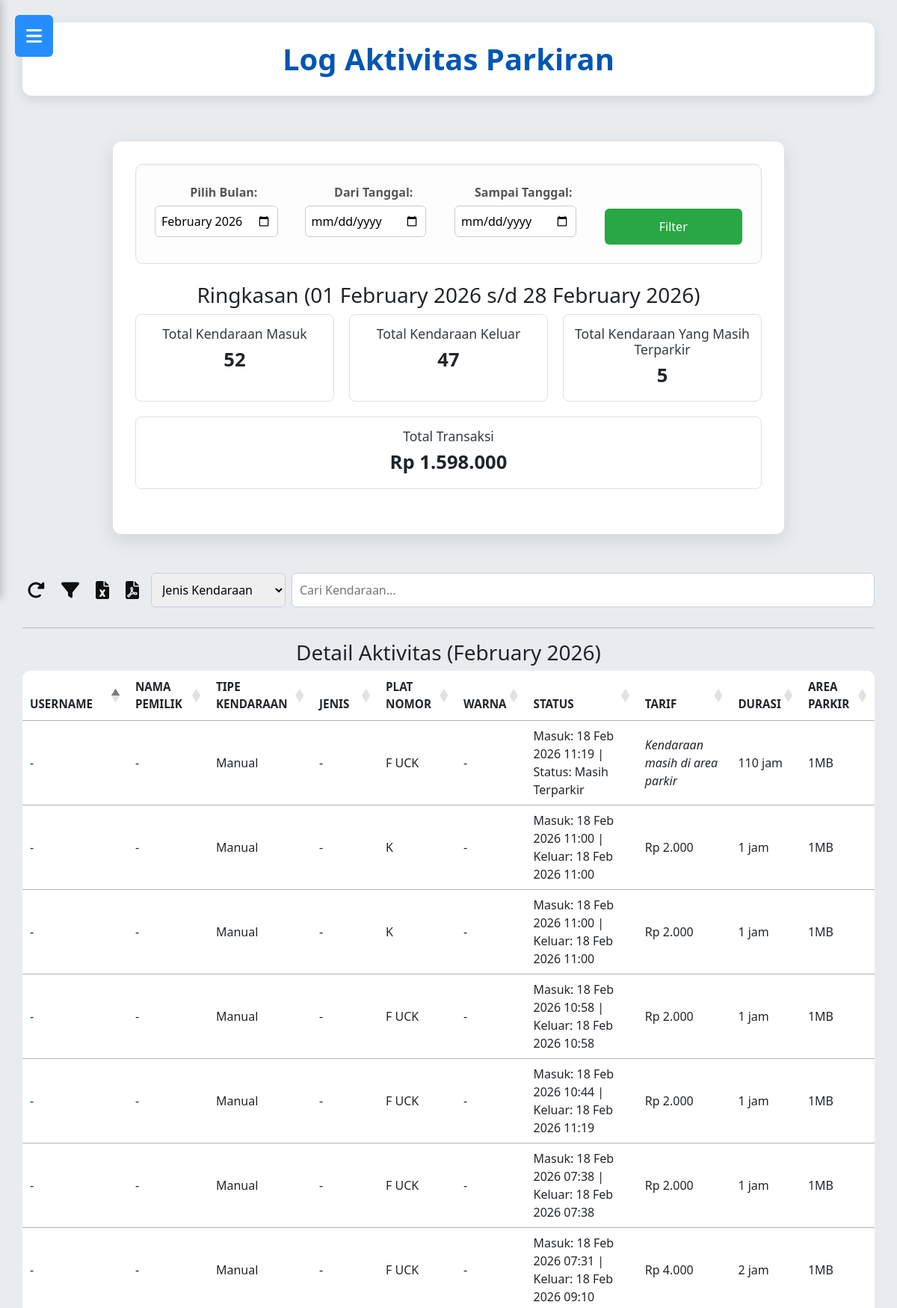
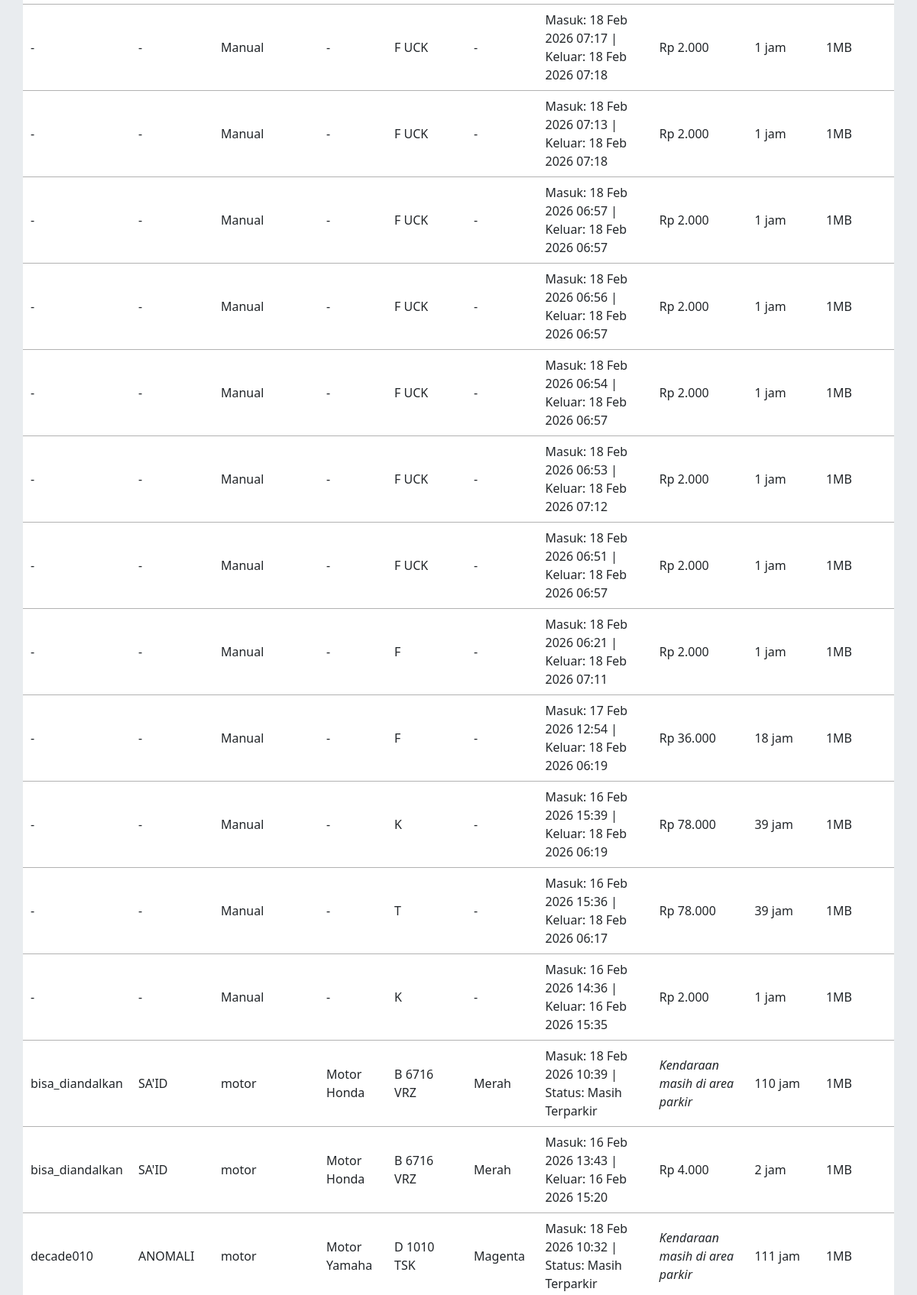
/log_aktivitas_parkiran.php (signed in, upper part), run on the app's committed database (2 pictures, top to bottom).
### tables this page shows
CREATE TABLE `tb_transaksi` (
  `id_parkir` int(11) NOT NULL,
  `id_kendaraan` int(11) DEFAULT NULL,
  `plat_nomor` varchar(20) DEFAULT NULL,
  `plat_nomor_tamu` varchar(15) DEFAULT NULL,
  `waktu_masuk` datetime NOT NULL,
  `waktu_keluar` datetime DEFAULT NULL,
  `id_tarif` int(11) DEFAULT NULL,
  `durasi_jam` int(5) NOT NULL,
  `biaya_total` decimal(10,0) NOT NULL,
  `status` enum('masuk','keluar') NOT NULL,
  `id_user` int(11) DEFAULT NULL,
  `id_area` int(11) DEFAULT NULL,
  `jenis_transaksi` enum('user','tamu') NOT NULL DEFAULT 'user'
);

CREATE TABLE `tb_area_parkir` (
  `id_area` int(11) NOT NULL,
  `nama_area` varchar(50) NOT NULL,
  `tipe_kendaraan` enum('motor','mobil','lainnya') NOT NULL,
  `kapasitas` int(5) NOT NULL,
  `terisi` int(5) NOT NULL,
  `status_area_parkir` enum('penuh','tempat kosong masih tersedia','ditutup') NOT NULL
);

### log_aktivitas_parkiran.php (the view, shortened to what this page needs)
<?php
include 'koneksi_parkir.php';
$currentMonth = date('Y-m');
$month = $_GET['month'] ?? $currentMonth;
$start_date = $_GET['start_date'] ?? ($month . '-01');
$end_date   = $_GET['end_date'] ?? date('Y-m-t', strtotime($start_date));
$start_datetime = $start_date . ' 00:00:00';
$end_datetime   = $end_date . ' 23:59:59';
$current_month_year = date('Y-m');
$start_date_month = date('Y-m-01');
$end_date_month   = date('Y-m-t');
$sql = "
SELECT
    t.id_parkir,
    t.id_kendaraan,
    t.waktu_masuk,
    t.waktu_keluar,
    t.status,
    t.durasi_jam,
    t.biaya_total,
    COALESCE(u.username, 'Guest') AS username,
    COALESCE(u.nama_lengkap, 'Non-user') AS nama_lengkap,
    -- Ambil plat nomor dari kendaraan atau input manual
    COALESCE(k.plat_nomor, t.plat_nomor, t.plat_nomor_tamu) AS plat_nomor,
    COALESCE(k.tipe_kendaraan, 'Manual Input') AS tipe_kendaraan,
    COALESCE(k.jenis_kendaraan, 'Manual Input') AS jenis_kendaraan,
    COALESCE(k.warna, '-') AS warna,
    COALESCE(k.pemilik, '-') AS pemilik,
    a.nama_area,
    tr.tarif_per_jam,
    CASE
        WHEN t.waktu_keluar IS NULL THEN
            CONCAT(
                'Masuk: ',
                DATE_FORMAT(t.waktu_masuk, '%d %b %Y %H:%i'),
                ' | Status: Masih Terparkir'
            )
        ELSE
            CONCAT(
                'Masuk: ',
                DATE_FORMAT(t.waktu_masuk, '%d %b %Y %H:%i'),
                ' | Keluar: ',
                DATE_FORMAT(t.waktu_keluar, '%d %b %Y %H:%i')
            )
    END AS aktivitas
FROM tb_transaksi t
LEFT JOIN tb_kendaraan k ON t.id_kendaraan = k.id_kendaraan
LEFT JOIN tb_user u ON t.id_user = u.id_user
LEFT JOIN tb_area_parkir a ON t.id_area = a.id_area
LEFT JOIN tb_tarif tr ON t.id_tarif = tr.id_tarif
WHERE t.waktu_masuk BETWEEN ? AND ?
ORDER BY t.waktu_masuk DESC
";
$stmt = $conn->prepare($sql);
$stmt->bind_param("ss", $start_datetime, $end_datetime);
$stmt->execute();
$result_aktivitas = $stmt->get_result();
$q_masuk = $conn->prepare("
    SELECT COUNT(*)
    FROM tb_transaksi
    WHERE waktu_masuk BETWEEN ? AND ?
");
$q_masuk->bind_param("ss", $start_datetime, $end_datetime);
$q_masuk->execute();
$q_masuk->bind_result($g_total_kendaraan_masuk);
$q_keluar = $conn->prepare("
    SELECT COUNT(*)
    FROM tb_transaksi
    WHERE status = 'keluar'
    AND waktu_keluar BETWEEN ? AND ?
");
$q_keluar->bind_param("ss", $start_datetime, $end_datetime);
$q_keluar->execute();
$q_keluar->bind_result($g_total_kendaraan_keluar);
$q_parkir = $conn->query("
    SELECT COUNT(*)
    FROM tb_transaksi
    WHERE status = 'masuk'
");
$g_total_kendaraan_terparkir = $q_parkir->fetch_row()[0];
$q_transaksi = $conn->prepare("
    SELECT SUM(biaya_total)
    FROM tb_transaksi
    WHERE status = 'keluar'
    AND waktu_keluar BETWEEN ? AND ?
");
$q_transaksi->bind_param("ss", $start_datetime, $end_datetime);
$q_transaksi->execute();
$q_transaksi->bind_result($g_total_transaksi);
$g_total_transaksi = $g_total_transaksi ?? 0;
?>
<!DOCTYPE html>
<html lang="id">
<head>
    <link rel="stylesheet" href="desain_parkir.css">
        <link rel="stylesheet" href="desain_parkir.css">
        <link href="https://cdnjs.cloudflare.com/ajax/libs/font-awesome/6.4.2/css/all.min.css" rel="stylesheet">
        <link href="https://cdnjs.cloudflare.com/ajax/libs/font-awesome/6.4.0/css/all.min.css" rel="stylesheet">
        <link rel="stylesheet" href="https://cdnjs.cloudflare.com/ajax/libs/font-awesome/6.0.0-beta3/css/all.min.css">
        <link rel="stylesheet" href="https://cdnjs.cloudflare.com/ajax/libs/font-awesome/6.4.0/css/all.min.css">
        <link href="https://cdn.jsdelivr.net/npm/bootstrap@5.3.0/dist/css/bootstrap.min.css" rel="stylesheet">
        <div class="wrapper">
            <?php include 'sidebar_parkiran.php'; ?>
            <main class="main-content">
            <header class="main-header"><h2>Log Aktivitas Parkiran</h2></header>
            <div class="content-body">
<div class="laporan-filter-container">
    <form method="GET" action="log_aktivitas_parkiran.php" class="laporan-filter-form">
        <div class="filter-group">
            <label for="month">Pilih Bulan:</label>
            <input type="month" id="month" name="month" value="<?php echo htmlspecialchars($current_month_year); ?>">
        </div>
        <div class="filter-group">
            <label for="start_date">Dari Tanggal:</label>
            <input type="date" name="start_date" id="start_date" value="<?php echo isset($_GET['start_date']) ? htmlspecialchars($_GET['start_date']) : ''; ?>">
        </div>
        <div class="filter-group">
            <label for="end_date">Sampai Tanggal:</label>
            <input type="date" name="end_date" id="end_date" value="<?php echo isset($_GET['end_date']) ? htmlspecialchars($_GET['end_date']) : ''; ?>">
        </div>
        <div class="filter-group">
            <button type="submit">Filter</button>
        </div>
    </form>
</div>
<h3 class>Ringkasan (<?php echo date('d F Y',strtotime($start_date_month)).' s/d '.date('d F Y',strtotime($end_date_month)); ?>)</h3>
<div class="report-summary-cards">
    <div class="summary-card"><h4>Total Kendaraan Masuk</h4><p><?php echo $g_total_kendaraan_masuk;?> </p></div>
    <div class="summary-card"><h4>Total Kendaraan Keluar</h4><p><?php echo $g_total_kendaraan_keluar;?> </p></div>
    <div class="summary-card"><h4>Total Kendaraan Yang Masih Terparkir</h4><p><?php echo $g_total_kendaraan_terparkir;?></p></div>
    <div class="summary-card"><h4>Total Transaksi</h4><p>Rp <?= number_format($g_total_transaksi, 0, ',', '.') ?></p></div>
</div>
</div>
<div class="empty-space"></div>
     <div class="toolbar-parkir">
        <button id="btnReset" data-tooltip="Reset" ><i class="fa-solid fa-rotate-right"></i></button>
        <div class="filter-container">
            <button id="btnFilter" data-tooltip="Sortir"><i class="fa-solid fa-filter"></i></button>
        </div>
        <button id="btnExportExcel" data-tooltip="Ekspor ke Excel"><i class="fa-solid fa-file-excel"></i></button>
        <button id="btnExportPDF" data-tooltip="Download PDF"><i class="fa-solid fa-file-pdf"></i></button>
        <div class="search-wrapper">
            <select id="searchType">
                <option value="jenis">Jenis Kendaraan</option>
            </select>
            <input type="text" id="searchBox" placeholder="Cari Kendaraan...">
        </div>
    </div>
    <hr>
    <h3 class>Detail Aktivitas (<?php echo date('F Y',strtotime($start_date_month));?>)</h3>
        <div class="card-body">
            <div class="table-responsive">
                <table id="tabelLogParkir" class="table table-hover align-middle">
                    <thead>
                        <tr>
                            <th>Username</th>
                            <th>Nama Pemilik</th>
                            <th>Tipe Kendaraan</th>
                            <th>Jenis</th>
                            <th>Plat Nomor</th>
                            <th>Warna</th>
                            <th>Status</th>
                            <th>Tarif</th>
                            <th>Durasi</Th>
                            <th>Area parkir</th>
                        </tr>
                    </thead>
                    <tbody>
<?php if ($result_aktivitas && $result_aktivitas->num_rows > 0): ?>
    <?php while ($row = $result_aktivitas->fetch_assoc()): ?>
        <?php
        if ($row['status'] === 'masuk') {
            $masuk = new DateTime($row['waktu_masuk']);
            $now   = new DateTime();
            $diff  = $masuk->diff($now);
            $durasi = ($diff->days * 24) + $diff->h;
        } else {
            $durasi = $row['durasi_jam'];
        }
        ?>
         <?php $isManual = empty($row['id_kendaraan']); ?>
        <tr>
            <td><?= $isManual ? '-' : htmlspecialchars($row['username']) ?></td>
            <td><?= $isManual ? '-' : htmlspecialchars($row['pemilik']) ?></td>
            <td><?= $isManual ? 'Manual' : htmlspecialchars($row['tipe_kendaraan']) ?></td>
            <td><?= $isManual ? '-' : htmlspecialchars($row['jenis_kendaraan']) ?></td>
            <td><?= htmlspecialchars($row['plat_nomor']) ?></td>
            <td><?= $isManual ? '-' : htmlspecialchars($row['warna']) ?></td>
            <td><?= htmlspecialchars($row['aktivitas']) ?></td>
             <td>
                <?php if ($row['status'] === 'keluar'): ?>
                    Rp <?= number_format($row['biaya_total'], 0, ',', '.') ?>
                    <?php else: ?>
                        <em>Kendaraan masih di area parkir</em>
                        <?php endif; ?>
                    </td>
            <td><?= $durasi ?> jam</td>
            <td><?= htmlspecialchars($row['nama_area']) ?></td>
        </tr>
    <?php endwhile; ?>
    <?php endif; ?>
                    </tbody>
                </table>
<link rel="stylesheet" href="https://cdn.datatables.net/1.13.4/css/jquery.dataTables.min.css">
<link rel="stylesheet" href="https://cdn.datatables.net/buttons/2.4.1/css/buttons.dataTables.min.css">
</body>
</html>

### data on the page
tb_transaksi: shows "Manual", plat_nomor "F UCK", aktivitas "Masuk: 18 Feb 2026 11:19 | Status: Masih Terparkir", status "Kendaraan masih di area parkir", waktu_masuk "110", id_area.nama_area "1MB"
tb_transaksi: shows "Manual", plat_nomor "K", aktivitas "Masuk: 18 Feb 2026 11:00 | Keluar: 18 Feb 2026 11:00", biaya_total "2.000", durasi_jam "1", id_area.nama_area "1MB"
tb_transaksi: shows "Manual", plat_nomor "K", aktivitas "Masuk: 18 Feb 2026 11:00 | Keluar: 18 Feb 2026 11:00", biaya_total "2.000", durasi_jam "1", id_area.nama_area "1MB"
tb_transaksi: shows "Manual", plat_nomor "F UCK", aktivitas "Masuk: 18 Feb 2026 10:58 | Keluar: 18 Feb 2026 10:58", biaya_total "2.000", durasi_jam "1", id_area.nama_area "1MB"
tb_transaksi: shows "Manual", plat_nomor "F UCK", aktivitas "Masuk: 18 Feb 2026 10:44 | Keluar: 18 Feb 2026 11:19", biaya_total "2.000", durasi_jam "1", id_area.nama_area "1MB"
tb_transaksi: username "bisa_diandalkan", pemilik "SA'ID", tipe_kendaraan "motor", jenis_kendaraan "Motor Honda", plat_nomor "B 6716 VRZ", warna "Merah", aktivitas "Masuk: 18 Feb 2026 10:39 | Status: Masih Terparkir", status "Kendaraan masih di area parkir", waktu_masuk "110", id_area.nama_area "1MB"
tb_transaksi: username "decade010", pemilik "ANOMALI", tipe_kendaraan "motor", jenis_kendaraan "Motor Yamaha", plat_nomor "D 1010 TSK", warna "Magenta", aktivitas "Masuk: 18 Feb 2026 10:32 | Status: Masih Terparkir", status "Kendaraan masih di area parkir", durasi "111", id_area.nama_area "1MB"
tb_transaksi: shows "Manual", plat_nomor "F UCK", aktivitas "Masuk: 18 Feb 2026 07:38 | Keluar: 18 Feb 2026 07:38", biaya_total "2.000", durasi_jam "1", id_area.nama_area "1MB"
tb_transaksi: shows "Manual", plat_nomor "F UCK", aktivitas "Masuk: 18 Feb 2026 07:31 | Keluar: 18 Feb 2026 09:10", biaya_total "4.000", durasi_jam "2", id_area.nama_area "1MB"
tb_transaksi: shows "Manual", plat_nomor "F UCK", aktivitas "Masuk: 18 Feb 2026 07:17 | Keluar: 18 Feb 2026 07:18", biaya_total "2.000", durasi_jam "1", id_area.nama_area "1MB"
tb_transaksi: shows "Manual", plat_nomor "F UCK", aktivitas "Masuk: 18 Feb 2026 07:13 | Keluar: 18 Feb 2026 07:18", biaya_total "2.000", durasi_jam "1", id_area.nama_area "1MB"
tb_transaksi: shows "Manual", plat_nomor "F UCK", aktivitas "Masuk: 18 Feb 2026 06:57 | Keluar: 18 Feb 2026 06:57", biaya_total "2.000", durasi_jam "1", id_area.nama_area "1MB"
tb_transaksi: shows "Manual", plat_nomor "F UCK", aktivitas "Masuk: 18 Feb 2026 06:56 | Keluar: 18 Feb 2026 06:57", biaya_total "2.000", durasi_jam "1", id_area.nama_area "1MB"
tb_transaksi: shows "Manual", plat_nomor "F UCK", aktivitas "Masuk: 18 Feb 2026 06:54 | Keluar: 18 Feb 2026 06:57", biaya_total "2.000", durasi_jam "1", id_area.nama_area "1MB"
tb_transaksi: shows "Manual", plat_nomor "F UCK", aktivitas "Masuk: 18 Feb 2026 06:53 | Keluar: 18 Feb 2026 07:12", biaya_total "2.000", durasi_jam "1", id_area.nama_area "1MB"
tb_transaksi: shows "Manual", plat_nomor "F UCK", aktivitas "Masuk: 18 Feb 2026 06:51 | Keluar: 18 Feb 2026 06:57", biaya_total "2.000", durasi_jam "1", id_area.nama_area "1MB"
tb_transaksi: shows "Manual", plat_nomor "F", aktivitas "Masuk: 18 Feb 2026 06:21 | Keluar: 18 Feb 2026 07:11", biaya_total "2.000", durasi_jam "1", id_area.nama_area "1MB"
tb_transaksi: shows "Manual", plat_nomor "F", aktivitas "Masuk: 17 Feb 2026 12:54 | Keluar: 18 Feb 2026 06:19", biaya_total "36.000", durasi_jam "18", id_area.nama_area "1MB"
tb_transaksi: shows "Manual", plat_nomor "K", aktivitas "Masuk: 16 Feb 2026 15:39 | Keluar: 18 Feb 2026 06:19", biaya_total "78.000", durasi_jam "39", id_area.nama_area "1MB"
tb_transaksi: shows "Manual", plat_nomor "T", aktivitas "Masuk: 16 Feb 2026 15:36 | Keluar: 18 Feb 2026 06:17", biaya_total "78.000", durasi_jam "39", id_area.nama_area "1MB"
tb_transaksi: shows "Manual", plat_nomor "K", aktivitas "Masuk: 16 Feb 2026 14:36 | Keluar: 16 Feb 2026 15:35", biaya_total "2.000", durasi_jam "1", id_area.nama_area "1MB"
tb_transaksi: username "bisa_diandalkan", pemilik "SA'ID", tipe_kendaraan "motor", jenis_kendaraan "Motor Honda", plat_nomor "B 6716 VRZ", warna "Merah", aktivitas "Masuk: 16 Feb 2026 13:43 | Keluar: 16 Feb 2026 15:20", biaya_total "4.000", durasi_jam "2", id_area.nama_area "1MB"

### other printed values
date('d F Y',strtotime($start_date_month)) "01 February 2026"
date('d F Y',strtotime($end_date_month)) "28 February 2026"
$g_total_kendaraan_masuk "52"
$g_total_kendaraan_keluar "47"
$g_total_kendaraan_terparkir "5"
$g_total_transaksi "1.598.000"
date('F Y',strtotime($start_date_month)) "February 2026"
